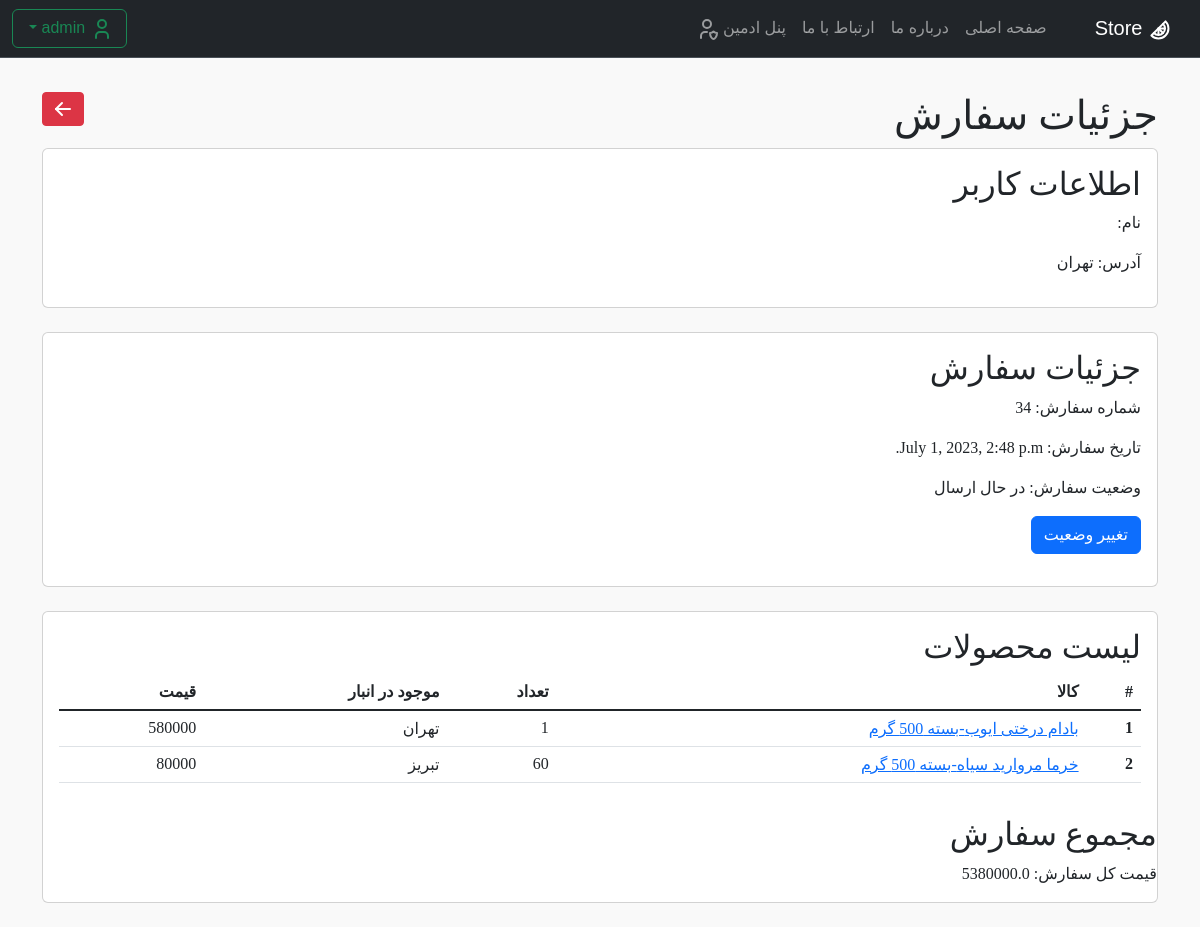
Page /panel/order_customer/34/ (signed in) on the earlier database version.
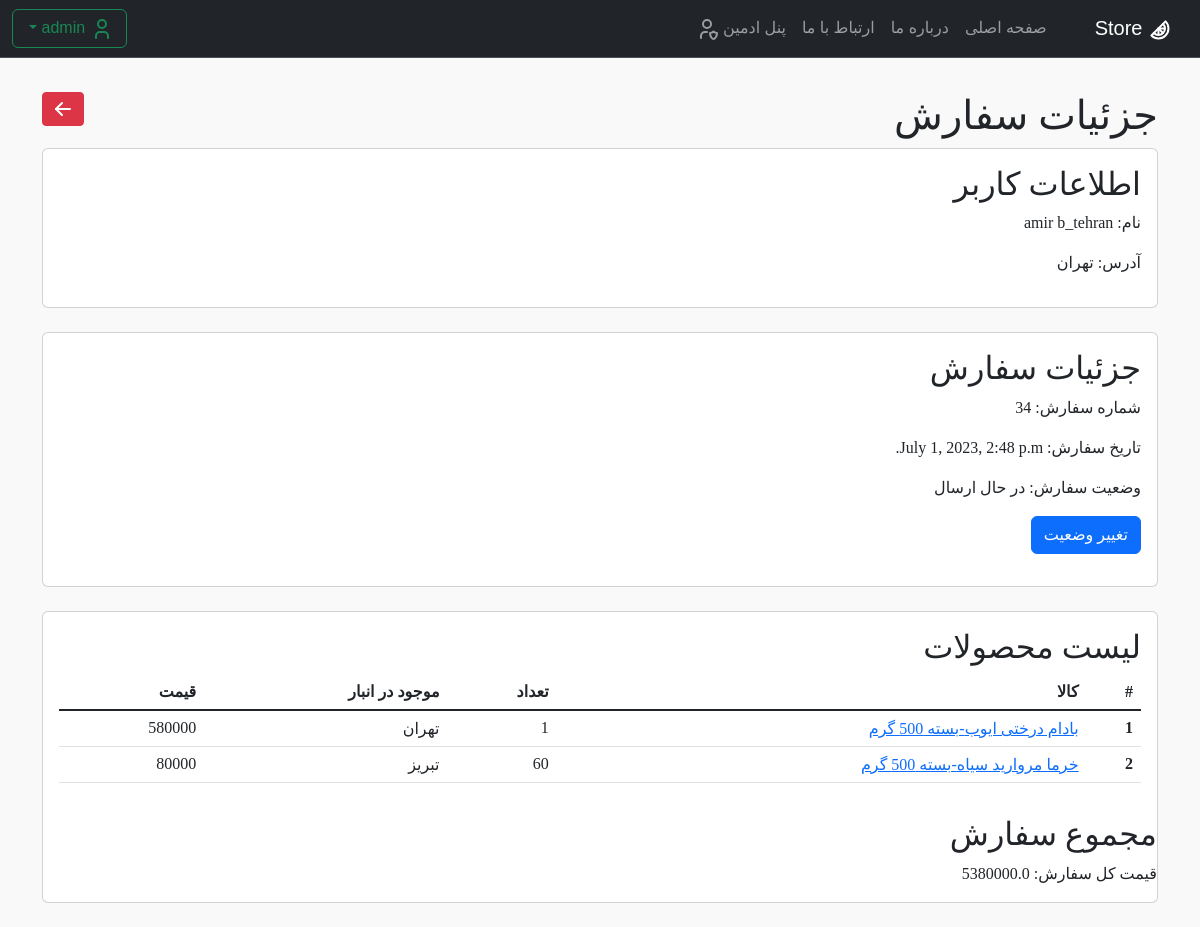
Same page on the later database version.
### carts/models.py (models this page shows, shortened)
class Order(models.Model):
    STATUS_CHOICES = (
        ('در حال بررسی سفارش', 'در حال بررسی سفارش'),
        ('در حال ارسال', 'در حال ارسال'),
        ('تحویل شده', 'تحویل شده'),
    )
    customer = models.ForeignKey(User, on_delete=models.CASCADE, verbose_name='نام کاربر')
    date_order = models.DateTimeField(auto_now_add=True, verbose_name='تاریخ خرید')
    total_price = models.FloatField(blank=True, null=True, verbose_name='قیمت کل')
    status = models.CharField(
        max_length=50,
        choices=STATUS_CHOICES, default='در حال بررسی سفارش')

### accounts/models.py (models this page shows, shortened)
class User(AbstractUser):
    email = models.EmailField(unique=True)
    city = models.ForeignKey(City, on_delete=models.CASCADE, null=True)

### products/models.py (models this page shows, shortened)
class City(models.Model):
    TYPE_CHOICES = (
        ("آبادان", "آبادان"),
        ("بوشهر", "بوشهر"),
        ("تهران", "تهران"),
        ("کرج", "کرج"),
        ("تبریز", "تبریز"),
        ("مشهد", "مشهد"),
        ("اصفهان", "اصفهان"),
        ("شیراز", "شیراز"),
        ("قم", "قم"),
        ("قشم", "قشم"),
        ("کرمان", "کرمان"),
        ("کردستان", "کردستان"),
    )
    name = models.CharField(max_length=50, choices=TYPE_CHOICES)
    def __str__(self):
        return f"{self.name}"

### pages/views.py (the view, shortened to what this page needs)
# urls.py: path('panel/order_customer/<int:order_id>/', View_Order.as_view(), name='Det_order'),
class View_Order(View):
    @method_decorator(permission_required('carts.view_orderitem'))
    def get(self, request, order_id):
        order = Order.objects.get(pk=order_id)
        order_items = OrderItem.objects.filter(order=order)
        context = {'order': order,
                   'order_items': order_items,
                   }
        return render(request, 'admin/order_customer.html', context=context)
    def dispatch(self, request, *args, **kwargs):
        if not request.user.is_staff:
            return HttpResponseForbidden("<b><h2>دسترسی ممنوع است</h2></b><h4> .فقط مدیر سایت میتواند وارد شود</h4>")
        return super().dispatch(request, *args, **kwargs)

### products/models.py (called while the page is built)
    def __str__(self):
        return f"{self.name} {self.Supplier.first()}"

    def __str__(self):
        return f"{self.name}"

### templates/admin/order_customer.html (shortened to what this page needs)
{% extends 'base.html' %}
{% block content %}
<br>
<button type="submit" class="btn btn-danger btn-sm" style="float:left"><a class="nav-link active"
                                                                          href="{% url 'list_order_customer' %}">
</a></button>
<div class="order-details r-text" style="font-family: Vazir">
    <h1>جزئیات سفارش</h1>
    <div class="card">
        <div class="card-body">
            <h2>اطلاعات کاربر</h2>
            <p>نام: {{ order.customer.first_name }} {{ order.customer.last_name }}</p>
            <p>آدرس: {{ order.customer.city }}</p>
        </div>
    </div>
    <br>
    <div class="card">
        <div class="card-body">
            <h2>جزئیات سفارش</h2>
            <p>شماره سفارش: {{ order.id }}</p>
            <p>تاریخ سفارش: {{ order.date_order }}</p>
            <p>وضعیت سفارش: {{ order.status }}</p>
            <form action="" method="post">
                <button type="submit" class="btn btn-primary">تغییر وضعیت</button>
            </form>
        </div>
    </div>
    <br>
    <div class="card">
        <div class="card-body">
            <h2>لیست محصولات</h2>
            <table class="table">
                <thead>
                <tr>
                    <th scope="col">#</th>
                    <th scope="col">کالا</th>
                    <th scope="col">تعداد</th>
                    <th scope="col">موجود در انبار</th>
                    <th scope="col">قیمت</th>
                </tr>
                </thead>
                <tbody class="table-group-divider">
                {% for item in order.order_items.all %}
                <tr>
                    <th scope="row">{{ forloop.counter }}</th>
                    <td>
                        {% if item.product_variation.pk is None %}
                        متاسفانه کالا حذف شده است، با مدیر فروش تماس بگیرید.
                        {% else %}
                        <a href="{% url 'pro_v' pk=item.product_variation.pk %}">{{ item.product_variation }}-بسته 500
                            گرم</a>
                        {% endif %}
                    </td>
                    <td>{{ item.quantity }}</td>
                    <td>{{ item.city }}</td>
                    <td>{{ item.unit_price }}</td>
                </tr>
                {% endfor %}
                </tbody>
            </table>
        </div>
        <h2>مجموع سفارش</h2>
        <p>قیمت کل سفارش: {{ order.total_price }}</p>
    </div>
</div>
<br>
{% endblock %}

Differences in the rows shown:
changed through a linked row, Order "در حال ارسال": customer.first_name (not shown) → "amir"; customer.last_name (not shown) → "b_tehran"
